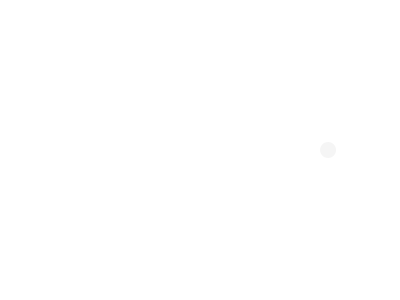
Frame 1 (no input)
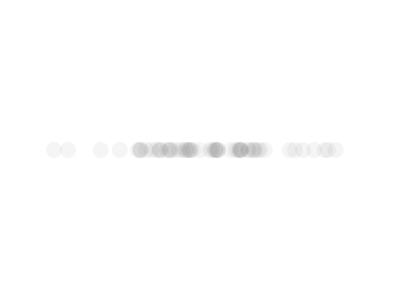
Frame 60 (the mouse pressed at the canvas centre just before this capture)
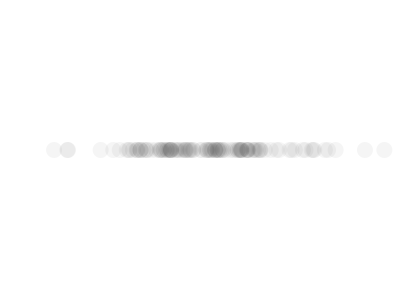
Frame 120 (the mouse held since frame 60 and released just before this capture)

The Processing sketch that drew these frames (run headless with seeded random() and noise(); from frame 60 on, the mouse is pressed at the canvas centre):

// Processing sketch: sketch_170419d
// ── sketch_170419d.pde
import java.util.Random;
Random generator;//This tells us generator is a random number

void setup(){
  size(400,300);
  background(255);
  smooth();
  generator = new Random();
  
} 

void draw(){

 float x = (float) generator.nextGaussian();
 //this random generator is chosen by Gaussian standard(mean= 0.0  standard deviation = 1.0)
 
 float sd = 60;
 float m = width/2;
 x = (x*sd)+m;
 
 noStroke();
 fill(0,10);
 noStroke();
 ellipse(x,height/2,16,16);
 
}
